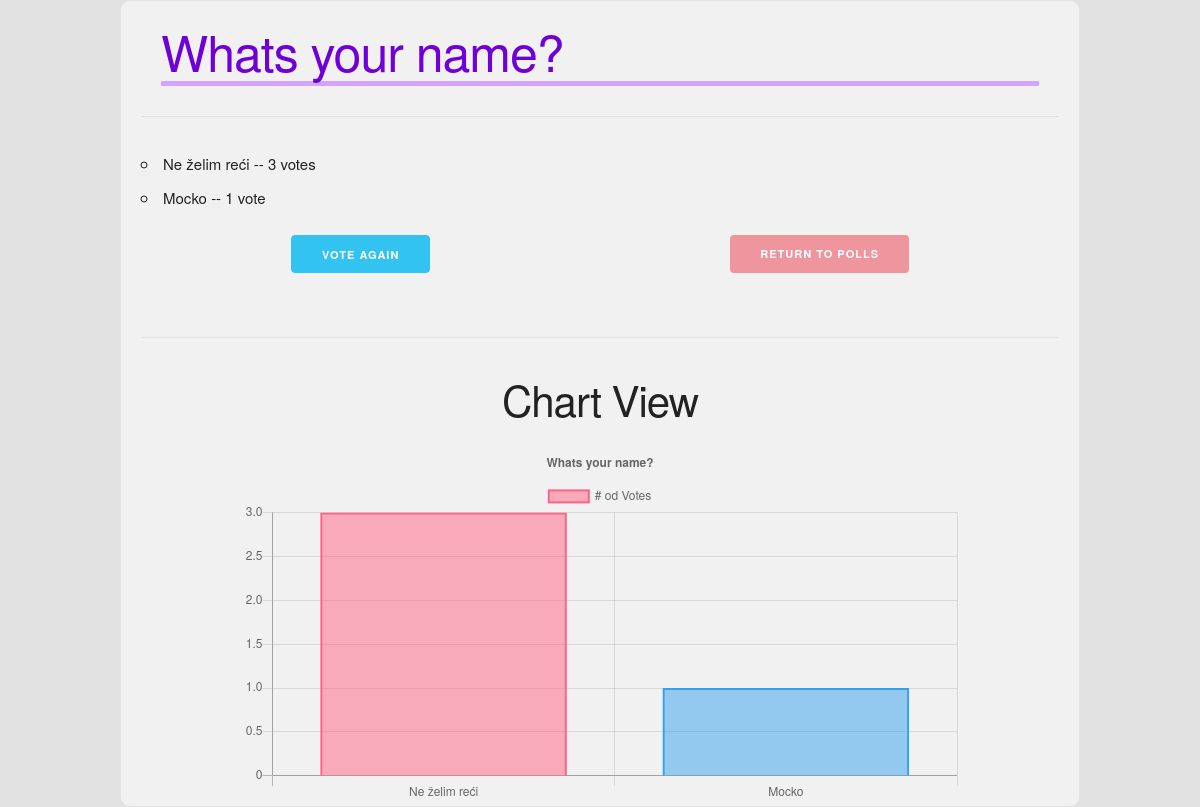
The page /polls/2/results/ on the database as committed earlier.
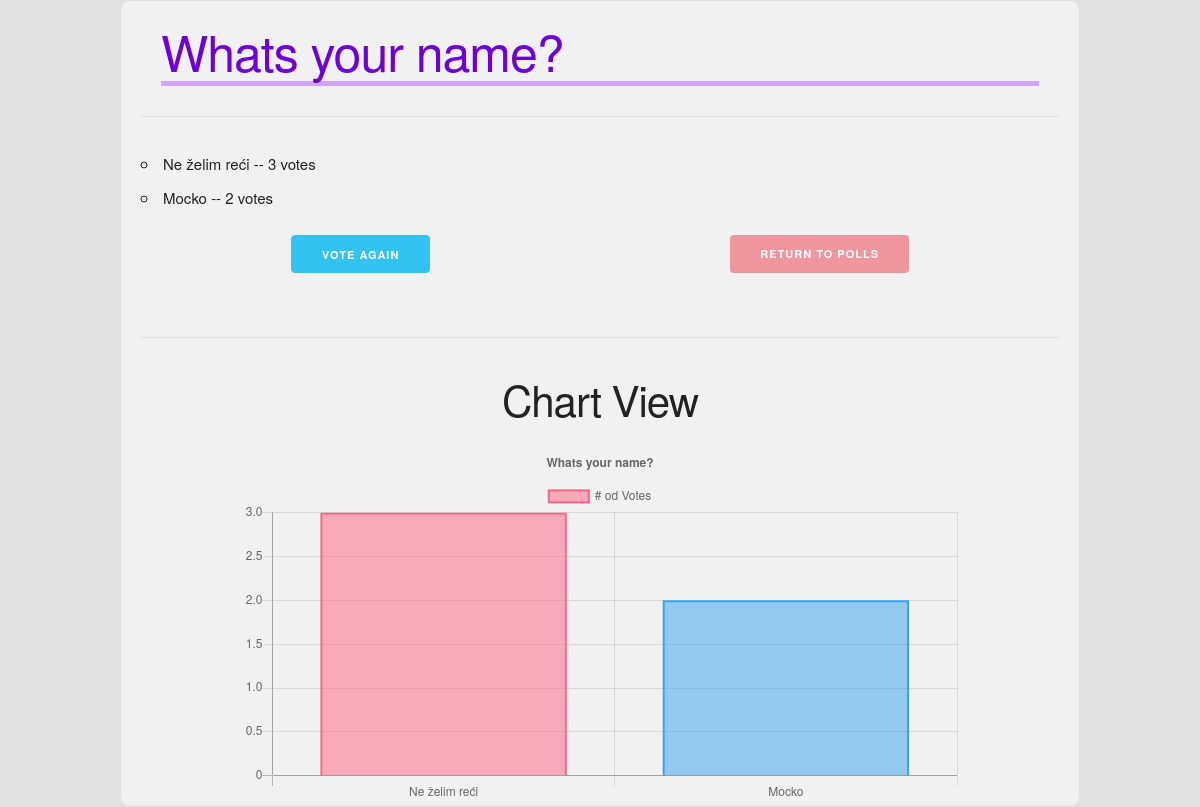
The same page on the database as committed later.
### polls/models.py (models this page shows, shortened)
class Choice(models.Model):
    question = models.ForeignKey(Question, on_delete=models.CASCADE)
    choice_text = models.CharField(max_length=200)
    votes = models.IntegerField(default=0)

### polls/views.py (the view)
# urls.py: path('<int:pk>/results/', views.ResultView.as_view(), name='result'),
class ResultView(generic.DetailView):
    model = Question
    template_name = "polls/result.html"

### polls/templates/polls/result.html (shortened to what this page needs)
{% extends 'polls/base.html' %}
{% block content %}
    <h1>{{question.question_text}}</h1> <hr>
    <ul>
    {% for choice in question.choice_set.all %}
        <li>{{choice.choice_text}} -- {{choice.votes}} vote{{choice.votes|pluralize}}</li>
    {% endfor %}
    </ul>
    <div class="vote-btn">
        <a href=" {% url 'polls:detail' question.id %} " class="button button-primary"> Vote again</a>
        <a href=" {% url 'polls:index' %} " class="button button-red"> Return to polls</a>
    </div>
    <br>
    <hr>
    <h2 style="text-align:center">Chart View</h2>
    <div class="chart-area">
      <div class="chart-container">
        <canvas id="chart"> </canvas>
      </div>
    </div>
{% endblock content %}
{% block scripts %}
<script>
var ctx = document.getElementById('chart').getContext('2d');
var chart = new Chart(ctx, {
    // The type of chart we want to create
    type: 'bar',
    // The data for our dataset
    data: {
        labels: [{% for choice in question.choice_set.all %}
        '{{choice.choice_text}}',{% endfor %} ],
        datasets: [{
            label: '# od Votes',
            backgroundColor: ['rgb(255, 99, 132, 0.5)',
                'rgba(54, 162, 235, 0.5)',
                'rgba(255, 206, 86, 0.5)',
                'rgba(75, 192, 192, 0.2)',
                'rgba(153, 102, 255, 0.2)'],
            borderColor: ['rgb(255, 99, 132)',
                'rgba(54, 162, 235, 1)',
                'rgba(255, 206, 86, 1)',
                'rgba(75, 192, 192, 1)',
                'rgba(153, 102, 255, 1)'],
            borderWidth: 2,
            hoverBorderWidth: 5,
            data: [{% for choice in question.choice_set.all %}
        '{{choice.votes}}', {% endfor %} ]
        }]
    },
    // Configuration options go here
    options: {
        scales: {
            yAxes: [{
                ticks: {
                    beginAtZero: true
                }
            }]
        },
        layout: {
            padding: {
                left: 0,
                right: 0,
                top: 0,
                bottom: 0
            },
    },
    title: {
        display: true,
        text: '{{ question.question_text|escapejs }}'
    }
  }
});
</script>
{% endblock scripts %}

Rows that differ between the two databases and show on the page:
changed Choice "Mocko": votes "1" → "2"
Other text that changed with them:
chart data {{ choice.votes }}: 3, 1 → 3, 2
